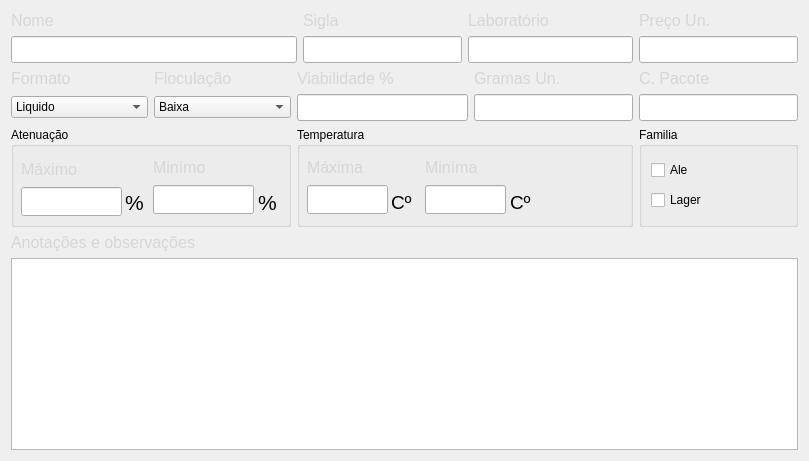
                <widget class="QWidget" name="levedura_aba">
                 <attribute name="title">
                  <string>Levedura</string>
                 </attribute>
                 <layout class="QGridLayout" name="gridLayout_4">
                  <item row="0" column="0" colspan="3">
                   <widget class="QLabel" name="label_39">
                    <property name="text">
                     <string>&lt;html&gt;&lt;head/&gt;&lt;body&gt;&lt;p&gt;&lt;span style=&quot; font-size:12pt; color:#d6d6d6;&quot;&gt;Nome&lt;/span&gt;&lt;/p&gt;&lt;/body&gt;&lt;/html&gt;</string>
                    </property>
                   </widget>
                  </item>
                  <item row="0" column="3">
                   <widget class="QLabel" name="label_44">
                    <property name="text">
                     <string>&lt;html&gt;&lt;head/&gt;&lt;body&gt;&lt;p&gt;&lt;span style=&quot; font-size:12pt; color:#d6d6d6;&quot;&gt;Sigla&lt;/span&gt;&lt;/p&gt;&lt;/body&gt;&lt;/html&gt;</string>
                    </property>
                   </widget>
                  </item>
                  <item row="0" column="4" colspan="2">
                   <widget class="QLabel" name="label_40">
                    <property name="text">
                     <string>&lt;html&gt;&lt;head/&gt;&lt;body&gt;&lt;p&gt;&lt;span style=&quot; font-size:12pt; color:#d6d6d6;&quot;&gt;Laboratório&lt;/span&gt;&lt;/p&gt;&lt;/body&gt;&lt;/html&gt;</string>
                    </property>
                   </widget>
                  </item>
                  <item row="0" column="6">
                   <widget class="QLabel" name="label_43">
                    <property name="text">
                     <string>&lt;html&gt;&lt;head/&gt;&lt;body&gt;&lt;p&gt;&lt;span style=&quot; font-size:12pt; color:#d6d6d6;&quot;&gt;Preço Un.&lt;/span&gt;&lt;/p&gt;&lt;/body&gt;&lt;/html&gt;</string>
                    </property>
                   </widget>
                  </item>
                  <item row="1" column="0" colspan="3">
                   <widget class="QLineEdit" name="descricao_levedura_tbx">
                    <property name="font">
                     <font>
                      <pointsize>12</pointsize>
                      <bold>true</bold>
                     </font>
                    </property>
                    <property name="placeholderText">
                     <string/>
                    </property>
                   </widget>
                  </item>
                  <item row="1" column="3">
                   <widget class="QLineEdit" name="sigla_levedura_tbx">
                    <property name="font">
                     <font>
                      <pointsize>12</pointsize>
                      <bold>true</bold>
                     </font>
                    </property>
                    <property name="placeholderText">
                     <string/>
                    </property>
                   </widget>
                  </item>
                  <item row="1" column="4" colspan="2">
                   <widget class="QLineEdit" name="laboratorio_levedura_tbx">
                    <property name="font">
                     <font>
                      <pointsize>12</pointsize>
                      <bold>true</bold>
                     </font>
                    </property>
                    <property name="placeholderText">
                     <string/>
                    </property>
                   </widget>
                  </item>
                  <item row="1" column="6">
                   <widget class="QLineEdit" name="preco_levedura_tbx">
                    <property name="font">
                     <font>
                      <pointsize>12</pointsize>
                      <bold>true</bold>
                     </font>
                    </property>
                    <property name="placeholderText">
                     <string/>
                    </property>
                   </widget>
                  </item>
                  <item row="2" column="0">
                   <widget class="QLabel" name="label_42">
                    <property name="text">
                     <string>&lt;html&gt;&lt;head/&gt;&lt;body&gt;&lt;p&gt;&lt;span style=&quot; font-size:12pt; color:#d6d6d6;&quot;&gt;Formato&lt;/span&gt;&lt;/p&gt;&lt;/body&gt;&lt;/html&gt;</string>
                    </property>
                   </widget>
                  </item>
                  <item row="2" column="1">
                   <widget class="QLabel" name="label_45">
                    <property name="text">
                     <string>&lt;html&gt;&lt;head/&gt;&lt;body&gt;&lt;p&gt;&lt;span style=&quot; font-size:12pt; color:#d6d6d6;&quot;&gt;Floculação&lt;/span&gt;&lt;/p&gt;&lt;/body&gt;&lt;/html&gt;</string>
                    </property>
                   </widget>
                  </item>
                  <item row="2" column="2" colspan="3">
                   <widget class="QLabel" name="label_46">
                    <property name="text">
                     <string>&lt;html&gt;&lt;head/&gt;&lt;body&gt;&lt;p&gt;&lt;span style=&quot; font-size:12pt; color:#d6d6d6;&quot;&gt;Viabilidade %&lt;/span&gt;&lt;/p&gt;&lt;/body&gt;&lt;/html&gt;</string>
                    </property>
                   </widget>
                  </item>
                  <item row="2" column="5">
                   <widget class="QLabel" name="label_47">
                    <property name="text">
                     <string>&lt;html&gt;&lt;head/&gt;&lt;body&gt;&lt;p&gt;&lt;span style=&quot; font-size:12pt; color:#d6d6d6;&quot;&gt;Gramas Un.&lt;/span&gt;&lt;/p&gt;&lt;/body&gt;&lt;/html&gt;</string>
                    </property>
                   </widget>
                  </item>
                  <item row="2" column="6">
                   <widget class="QLabel" name="label_52">
                    <property name="text">
                     <string>&lt;html&gt;&lt;head/&gt;&lt;body&gt;&lt;p&gt;&lt;span style=&quot; font-size:12pt; color:#d6d6d6;&quot;&gt;C. Pacote&lt;/span&gt;&lt;/p&gt;&lt;/body&gt;&lt;/html&gt;</string>
                    </property>
                   </widget>
                  </item>
                  <item row="3" column="0">
                   <widget class="QComboBox" name="formato_levedura_cb">
                    <property name="placeholderText">
                     <string/>
                    </property>
                    <item>
                     <property name="text">
                      <string>Liquido</string>
                     </property>
                    </item>
                    <item>
                     <property name="text">
                      <string>Seco</string>
                     </property>
                    </item>
                   </widget>
                  </item>
                  <item row="3" column="1">
                   <widget class="QComboBox" name="floculacao_levedura_cb">
                    <property name="placeholderText">
                     <string/>
                    </property>
                    <item>
                     <property name="text">
                      <string>Baixa</string>
                     </property>
                    </item>
                    <item>
                     <property name="text">
                      <string>Média</string>
                     </property>
                    </item>
                    <item>
                     <property name="text">
                      <string>Alta</string>
                     </property>
                    </item>
                   </widget>
                  </item>
                  <item row="3" column="2" colspan="3">
                   <widget class="QLineEdit" name="viabilidade_levedura_tbx">
                    <property name="font">
                     <font>
                      <pointsize>12</pointsize>
                      <bold>true</bold>
                     </font>
                    </property>
                    <property name="placeholderText">
                     <string/>
                    </property>
                   </widget>
                  </item>
                  <item row="3" column="5">
                   <widget class="QLineEdit" name="gramas_unidade_levedura_tbx">
                    <property name="font">
                     <font>
                      <pointsize>12</pointsize>
                      <bold>true</bold>
                     </font>
                    </property>
                    <property name="placeholderText">
                     <string/>
                    </property>
                   </widget>
                  </item>
                  <item row="3" column="6">
                   <widget class="QLineEdit" name="celulas_por_pacote_levedura_tbx">
                    <property name="font">
                     <font>
                      <pointsize>12</pointsize>
                      <bold>true</bold>
                     </font>
                    </property>
                    <property name="placeholderText">
                     <string/>
                    </property>
                   </widget>
                  </item>
                  <item row="4" column="0" colspan="2">
                   <widget class="QGroupBox" name="groupBox_4">
                    <property name="minimumSize">
                     <size>
                      <width>280</width>
                      <height>100</height>
                     </size>
                    </property>
                    <property name="title">
                     <string>Atenuação</string>
                    </property>
                    <widget class="QLineEdit" name="atenuacao_maxima_levedura_tbx">
                     <property name="geometry">
                      <rect>
                       <x>10</x>
                       <y>60</y>
                       <width>101</width>
                       <height>29</height>
                      </rect>
                     </property>
                     <property name="font">
                      <font>
                       <pointsize>12</pointsize>
                       <bold>true</bold>
                      </font>
                     </property>
                     <property name="placeholderText">
                      <string/>
                     </property>
                    </widget>
                    <widget class="QLabel" name="label_48">
                     <property name="geometry">
                      <rect>
                       <x>10</x>
                       <y>32</y>
                       <width>91</width>
                       <height>22</height>
                      </rect>
                     </property>
                     <property name="text">
                      <string>&lt;html&gt;&lt;head/&gt;&lt;body&gt;&lt;p&gt;&lt;span style=&quot; font-size:12pt; color:#d6d6d6;&quot;&gt;Máximo&lt;/span&gt;&lt;/p&gt;&lt;/body&gt;&lt;/html&gt;</string>
                     </property>
                    </widget>
                    <widget class="QLabel" name="label_49">
                     <property name="geometry">
                      <rect>
                       <x>142</x>
                       <y>30</y>
                       <width>71</width>
                       <height>22</height>
                      </rect>
                     </property>
                     <property name="text">
                      <string>&lt;html&gt;&lt;head/&gt;&lt;body&gt;&lt;p&gt;&lt;span style=&quot; font-size:12pt; color:#d6d6d6;&quot;&gt;Minímo&lt;/span&gt;&lt;/p&gt;&lt;/body&gt;&lt;/html&gt;</string>
                     </property>
                    </widget>
                    <widget class="QLineEdit" name="atenuacao_minima_levedura_tbx">
                     <property name="geometry">
                      <rect>
                       <x>142</x>
                       <y>58</y>
                       <width>101</width>
                       <height>29</height>
                      </rect>
                     </property>
                     <property name="font">
                      <font>
                       <pointsize>12</pointsize>
                       <bold>true</bold>
                      </font>
                     </property>
                     <property name="placeholderText">
                      <string/>
                     </property>
                    </widget>
                    <widget class="QLabel" name="label_53">
                     <property name="geometry">
                      <rect>
                       <x>114</x>
                       <y>55</y>
                       <width>21</width>
                       <height>41</height>
                      </rect>
                     </property>
                     <property name="text">
                      <string>&lt;html&gt;&lt;head/&gt;&lt;body&gt;&lt;p&gt;&lt;span style=&quot; font-size:16pt;&quot;&gt;%&lt;/span&gt;&lt;/p&gt;&lt;/body&gt;&lt;/html&gt;</string>
                     </property>
                    </widget>
                    <widget class="QLabel" name="label_55">
                     <property name="geometry">
                      <rect>
                       <x>247</x>
                       <y>55</y>
                       <width>21</width>
                       <height>41</height>
                      </rect>
                     </property>
                     <property name="text">
                      <string>&lt;html&gt;&lt;head/&gt;&lt;body&gt;&lt;p&gt;&lt;span style=&quot; font-size:16pt;&quot;&gt;%&lt;/span&gt;&lt;/p&gt;&lt;/body&gt;&lt;/html&gt;</string>
                     </property>
                    </widget>
                   </widget>
                  </item>
                  <item row="4" column="2" colspan="4">
                   <widget class="QGroupBox" name="groupBox_3">
                    <property name="minimumSize">
                     <size>
                      <width>240</width>
                      <height>100</height>
                     </size>
                    </property>
                    <property name="title">
                     <string>Temperatura</string>
                    </property>
                    <widget class="QLabel" name="label_50">
                     <property name="geometry">
                      <rect>
                       <x>10</x>
                       <y>30</y>
                       <width>71</width>
                       <height>22</height>
                      </rect>
                     </property>
                     <property name="text">
                      <string>&lt;html&gt;&lt;head/&gt;&lt;body&gt;&lt;p&gt;&lt;span style=&quot; font-size:12pt; color:#d6d6d6;&quot;&gt;Máxima&lt;/span&gt;&lt;/p&gt;&lt;/body&gt;&lt;/html&gt;</string>
                     </property>
                    </widget>
                    <widget class="QLineEdit" name="temperatura_maxima_levedura_tbx">
                     <property name="geometry">
                      <rect>
                       <x>10</x>
                       <y>58</y>
                       <width>81</width>
                       <height>29</height>
                      </rect>
                     </property>
                     <property name="font">
                      <font>
                       <pointsize>12</pointsize>
                       <bold>true</bold>
                      </font>
                     </property>
                     <property name="placeholderText">
                      <string/>
                     </property>
                    </widget>
                    <widget class="QLabel" name="label_51">
                     <property name="geometry">
                      <rect>
                       <x>128</x>
                       <y>30</y>
                       <width>71</width>
                       <height>22</height>
                      </rect>
                     </property>
                     <property name="text">
                      <string>&lt;html&gt;&lt;head/&gt;&lt;body&gt;&lt;p&gt;&lt;span style=&quot; font-size:12pt; color:#d6d6d6;&quot;&gt;Miníma&lt;/span&gt;&lt;/p&gt;&lt;/body&gt;&lt;/html&gt;</string>
                     </property>
                    </widget>
                    <widget class="QLineEdit" name="temperatura_minima_levedura_tbx">
                     <property name="geometry">
                      <rect>
                       <x>128</x>
                       <y>58</y>
                       <width>81</width>
                       <height>29</height>
                      </rect>
                     </property>
                     <property name="font">
                      <font>
                       <pointsize>12</pointsize>
                       <bold>true</bold>
                      </font>
                     </property>
                     <property name="placeholderText">
                      <string/>
                     </property>
                    </widget>
                    <widget class="QLabel" name="label_54">
                     <property name="geometry">
                      <rect>
                       <x>94</x>
                       <y>55</y>
                       <width>21</width>
                       <height>41</height>
                      </rect>
                     </property>
                     <property name="text">
                      <string>&lt;html&gt;&lt;head/&gt;&lt;body&gt;&lt;p&gt;&lt;span style=&quot; font-size:14pt;&quot;&gt;Cº&lt;/span&gt;&lt;/p&gt;&lt;/body&gt;&lt;/html&gt;</string>
                     </property>
                    </widget>
                    <widget class="QLabel" name="label_56">
                     <property name="geometry">
                      <rect>
                       <x>213</x>
                       <y>55</y>
                       <width>21</width>
                       <height>41</height>
                      </rect>
                     </property>
                     <property name="text">
                      <string>&lt;html&gt;&lt;head/&gt;&lt;body&gt;&lt;p&gt;&lt;span style=&quot; font-size:14pt;&quot;&gt;Cº&lt;/span&gt;&lt;/p&gt;&lt;/body&gt;&lt;/html&gt;</string>
                     </property>
                    </widget>
                   </widget>
                  </item>
                  <item row="4" column="6">
                   <widget class="QGroupBox" name="groupBox_2">
                    <property name="minimumSize">
                     <size>
                      <width>80</width>
                      <height>100</height>
                     </size>
                    </property>
                    <property name="title">
                     <string>Familia</string>
                    </property>
                    <layout class="QVBoxLayout" name="verticalLayout_19">
                     <item>
                      <widget class="QCheckBox" name="ale_levedura_cbx">
                       <property name="text">
                        <string>Ale</string>
                       </property>
                      </widget>
                     </item>
                     <item>
                      <widget class="QCheckBox" name="lager_levedura_cbx">
                       <property name="text">
                        <string>Lager</string>
                       </property>
                      </widget>
                     </item>
                    </layout>
                   </widget>
                  </item>
                  <item row="5" column="0" colspan="2">
                   <widget class="QLabel" name="label_41">
                    <property name="text">
                     <string>&lt;html&gt;&lt;head/&gt;&lt;body&gt;&lt;p&gt;&lt;span style=&quot; font-size:12pt; color:#d6d6d6;&quot;&gt;Anotações e observações&lt;/span&gt;&lt;/p&gt;&lt;/body&gt;&lt;/html&gt;</string>
                    </property>
                   </widget>
                  </item>
                  <item row="6" column="0" colspan="7">
                   <widget class="QTextEdit" name="observacoes_levedura_tbx">
                    <property name="placeholderText">
                     <string/>
                    </property>
                   </widget>
                  </item>
                 </layout>
                </widget>
